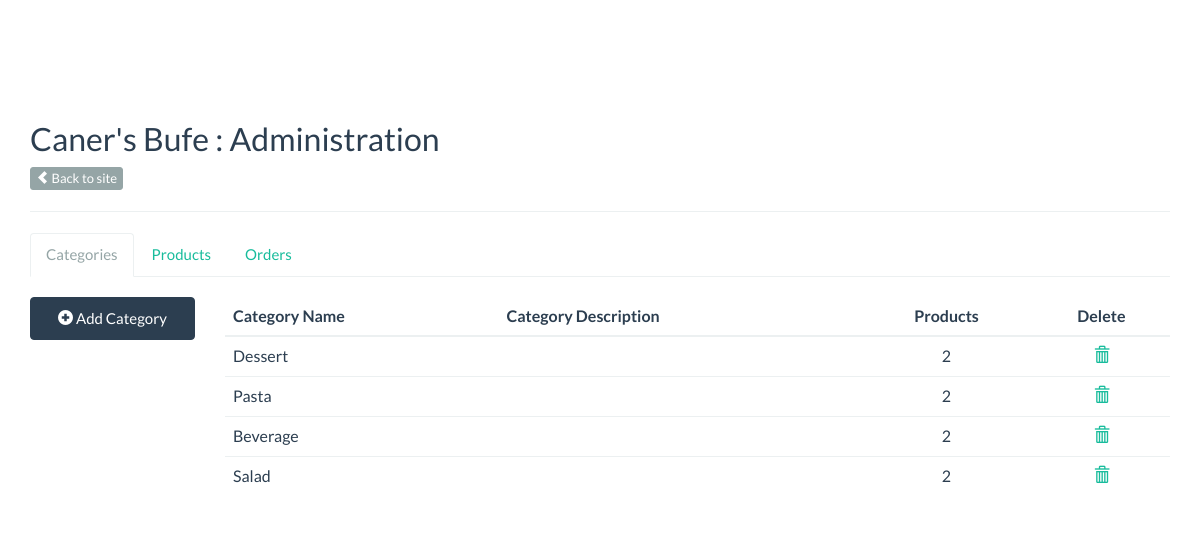
The app's page /admin/index.php (signed in) with its own data.
### tables this page shows
CREATE TABLE `tbl_category` (
  `cat_id` int(10) UNSIGNED NOT NULL,
  `cat_name` varchar(50) NOT NULL DEFAULT '',
  `cat_description` varchar(200) NOT NULL DEFAULT ''
);

### admin/category-data.php (called while the page is built, shortened)
<?php
$link = mysqli_connect(DB_HOST, DB_USER, DB_PASSWORD);
$res = mysqli_query($link,"SELECT count(`tbl_product`.`cat_id`) as `product_count`,`tbl_category`.*
					FROM `tbl_category`
					LEFT JOIN `tbl_product`
					ON `tbl_product`.`cat_id`=`tbl_category`.`cat_id`
					GROUP BY `tbl_category`.`cat_id`;");
while ($row = mysqli_fetch_object($res)) {
	$categories[] = $row;
}
?>

### admin/category.php (shortened to what this page needs)
<?php
include_once 'category-data.php'; ?>
  <div class="col-md-2">
    <button type="button" class="btn btn-primary btn-block" data-toggle="modal" data-target="#add-category"><span class="glyphicon glyphicon-plus-sign"></span> Add Category</button>
  </div>
  <div class="col-md-10">
    <?php
    if(isset($categories) && count($categories)>0)
    {
    ?>
    <table class="table table-hover">
      <thead>
        <tr>
          <th>Category Name</th>
          <th>Category Description</th>
          <th class="text-center">Products</th>
          <th class="text-center">Delete</th>
        </tr>
      </thead>
      <tbody>
        <?php
          foreach ($categories as $category) {
        ?>
          <tr>
            <td><?php echo $category->cat_name ?></td>
            <td><?php echo $category->cat_description ?></td>
            <td class="text-center"><?php echo $category->product_count ?></td>
            <td class="text-center"><a href="category-data.php?delete=<?php echo $category->cat_id ?>">
			<span class="glyphicon glyphicon-trash" onclick="return confirm('Are you sure you want to delete this category? If there is an order from this category, order will also be deleted');"> </span></a></td>
          </tr>
        <?php
          }
        ?>
      </tbody>
    </table>
    <?php
    }
    else { ?>
      <div class="alert alert-warning"> Didn't find any categories, please add some.</div>
    <?php
    }
    ?>
  </div>

### css/styles.css (style rules this page uses)
body { padding-top: 100px; }
html, body { height: 100%; }

### records on screen
tbl_category: cat_name "Dessert", product_count "2"
tbl_category: cat_name "Pasta", product_count "2"
tbl_category: cat_name "Beverage", product_count "2"
tbl_category: cat_name "Salad", product_count "2"
